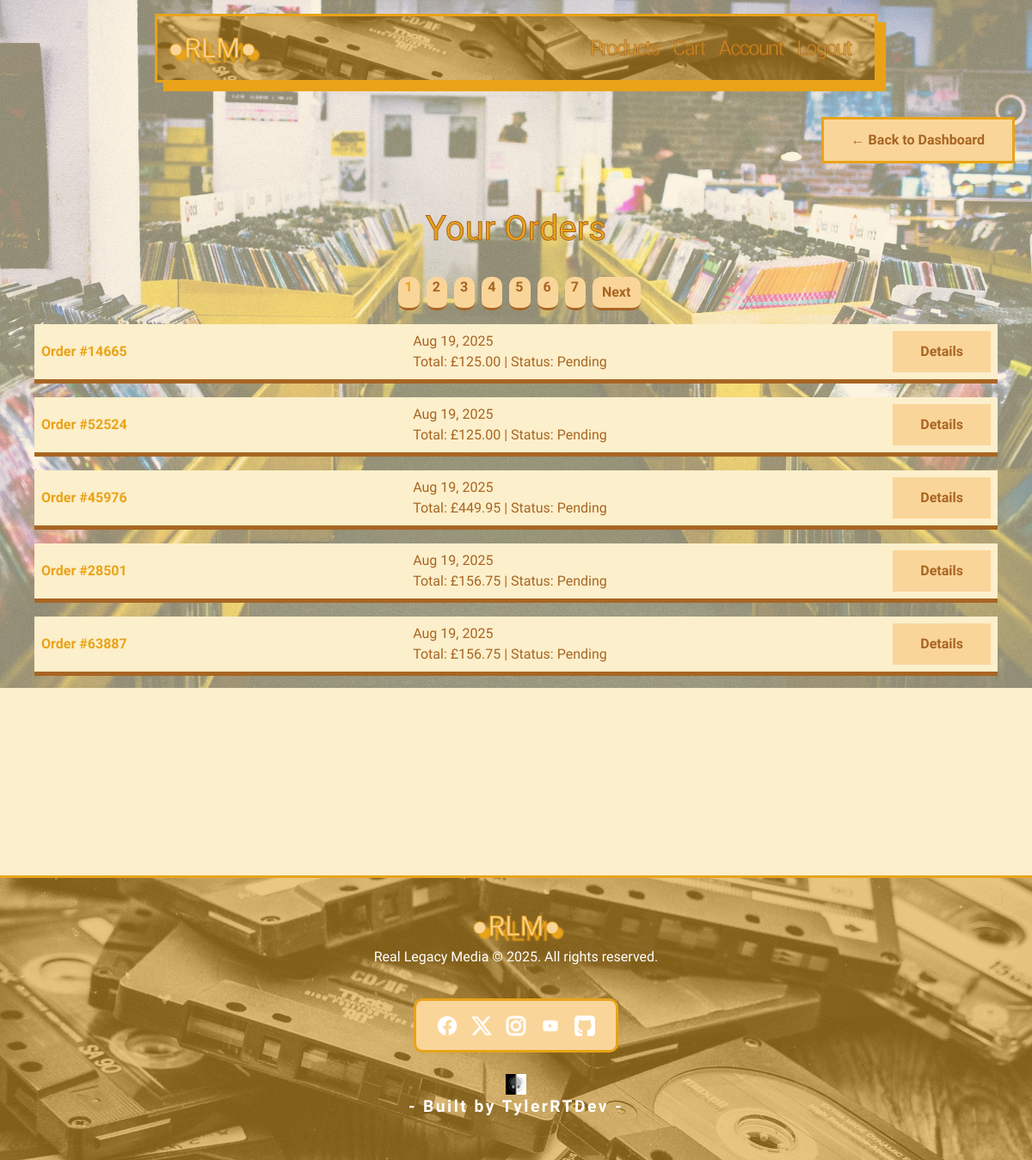
Page /accounts/orders/ (signed in) on the earlier database version.
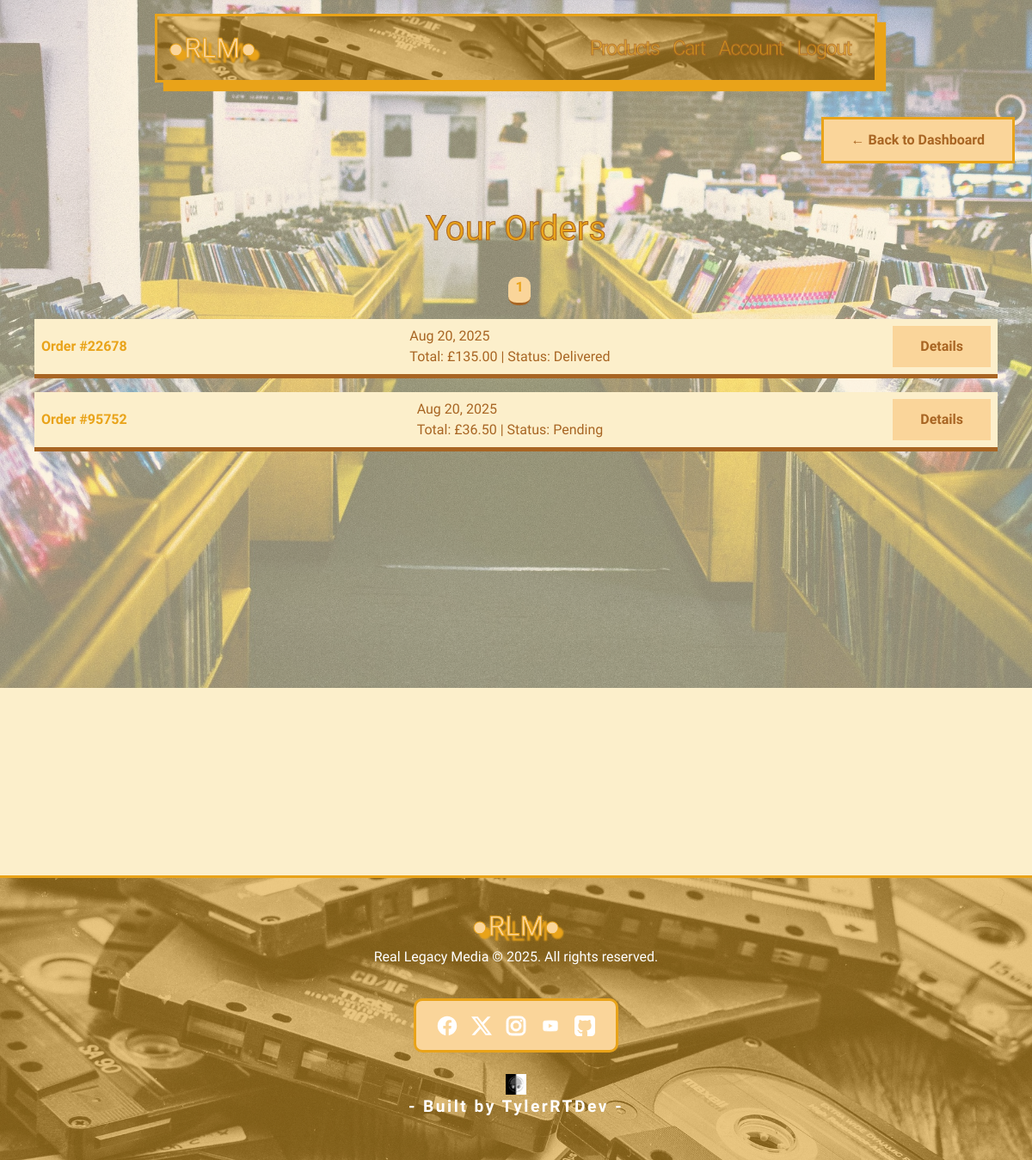
Same page on the later database version.
### checkout/models.py (models this page shows, shortened)
class CheckoutOrder(models.Model):
    STATUS_CHOICES = [
        ('pending', 'Pending'),
        ('shipped', 'Shipped'),
        ('delivered', 'Delivered'),
    ]
    user = models.ForeignKey(User, on_delete=models.CASCADE, null=True, blank=True)
    order_session = models.CharField(max_length=255, unique=True, blank=True, null=True)
    order_number = models.CharField(max_length=5, unique=True, blank=True, null=True)
    guest_email = models.EmailField(blank=True, null=True)
    city = models.CharField(max_length=50, null=True, blank=True)
    postcode = models.CharField(max_length=20, null=True, blank=True)
    total_amount = models.DecimalField(max_digits=10, decimal_places=2)
    status = models.CharField(max_length=20, choices=STATUS_CHOICES, default='pending')
    created_at = models.DateTimeField(auto_now_add=True)
    full_name = models.CharField(max_length=100, null=True, blank=True)
    shipping_address = models.TextField(null=True, blank=True)
    shipping_city = models.CharField(max_length=50, null=True, blank=True)
    shipping_postcode = models.CharField(max_length=20, null=True, blank=True)
    billing_address = models.TextField(null=True, blank=True)
    billing_city = models.CharField(max_length=20,null=True, blank=True)
    billing_postcode = models.CharField(max_length=20,null=True, blank=True)

### accounts/views.py (the view)
# urls.py: path('orders/', views.order_history_view, name='order_history'),
@login_required
def order_history_view(request):
    orders = CheckoutOrder.objects.filter(user=request.user).order_by('-created_at')
    paginator = Paginator(orders, 5)  # Show 5 orders per page
    page_number = request.GET.get('page')
    page_obj = paginator.get_page(page_number)
    return render(request, 'accounts/order_history.html', {
        'orders': orders,
        'page_obj': page_obj
    })

### templates/accounts/order_history.html (shortened to what this page needs)
{% extends 'base.html' %}
{% block content %}
    <div class="back-button d-flex justify-content-end mb-1">
        <a href="{% url 'accounts:profile' %}" class="back-btn-retro">
        <span> ←</span> Back to Dashboard
        </a>
    </div>
    <div class="order-history container py-5">
        <div class="account-orders-title">
            <h1>Your Orders</h1>
        </div>
        <div class="text-center">
            <nav aria-label="Order pagination">
                <ul class="pagination justify-content-center">
                {% for num in page_obj.paginator.page_range %}
                    <li class="page-item {% if page_obj.number == num %}active{% endif %}">
                    <a class="page-link page-num" href="?page={{ num }}">{{ num }}</a>
                    </li>
                {% endfor %}
                {% if page_obj.has_next %}
                    <li class="page-item">
                    <a class="page-link" href="?page={{ page_obj.next_page_number }}">Next</a>
                    </li>
                {% endif %}
                </ul>
            </nav>
        </div>
        {% if page_obj.object_list %}
            <ul class="list-group">
                {% for order in page_obj.object_list %}
                <li class="list-group-item p-2">
                        <div class="d-flex justify-content-end justify-content-between align-items-center">
                    <strong>Order #{{ order.order_number }}</strong>{{ order.created_at|date:"M d, Y" }}
                    <br>
                    Total: £{{ order.total_amount }} | Status: {{ order.status|capfirst }}
                        <a href="{% url 'accounts:order_detail' order.id %}" class="btn-retro">Details</a>
                    </div>
                </li>
                {% endfor %}
            </ul>
        {% else %}
            <div class="no-orders-text-container d-flex justify-content-center align-items-center flex-column">
                <img src="/static/images/icons/empty-cart.png" alt="Empty order">
                <h5 class="no-orders-text text-center">No orders yet...</h5>
            </div>
        {% endif %}
    </div>
{% endblock %}

### templates/base.html (shortened to what this page needs)
{% load static %}
<!DOCTYPE html>
<html lang="en">
<head>
    <link href="https://cdn.jsdelivr.net/npm/bootstrap@5.3.0/dist/css/bootstrap.min.css" rel="stylesheet">
    <link rel="stylesheet" href="{% static 'css/style.css' %}">
</head>
    <body>
        <nav class="navbar nav-link navbar-expand-md">
            <div class="container-fluid">
                <a class="navbar-brand mx-auto text-center" href="{% url 'core:home' %}">●RLM●</a>
                <div class="collapse navbar-collapse justify-content-end ms-2 me-2" id="navbarNav">
                    <div class="navbar-nav">
                        <a class="nav-link nav-item" href="{% url 'products:list' %}">Products</a>
                        <a class="nav-link nav-item" href="{% url 'cart:view_cart' %}">Cart</a>
                        {% if user.is_authenticated %}
                        <a class="nav-link nav-item" href="{% url 'accounts:profile' %}">Account</a>
                        <a class="nav-link nav-item" href="{% url 'accounts:logout' %}">Logout</a>
                        {% else %}
                        <a class="nav-link nav-item" href="{% url 'accounts:login' %}">Login</a>
                        <a class="nav-link nav-item" href="{% url 'accounts:register' %}">Register</a>
                        {% endif %}
                    </div>
                </div>
            </div>
        </nav>
        <main class="container py-4">
            {% block content %}{% endblock %}
        </main>
        <footer class="footer-container">
            <div class="footer-content">
                <div class="footer-logo">
                    <a class="navbar-brand mx-auto" href="{% url 'core:home' %}">●RLM●</a>
                    <p>Real Legacy Media © 2025. All rights reserved.</p>
                </div>
                <div class="footer-links mt-1 mb-2">
                    <div class="social-icons">
                        <a href="https://www.facebook.com/profile.php?id=61570549830925" target="_blank" rel="noopener"><img src="/static/images/icons/facebook.svg" alt="Facebook"></a>
                        <a href="https://x.com/TylerRTDev" target="_blank" rel="noopener"><img src="/static/images/icons/x-social.svg" alt="Twitter"></a>
                        <a href="https://www.instagram.com/tylerrtdev/" target="_blank" rel="noopener"><img src="/static/images/icons/instagram.svg" alt="Instagram"></a>
                        <a href="https://www.youtube.com" target="_blank" rel="noopener"><img src="/static/images/icons/youtube.svg" alt="YouTube"></a>
                        <a href="https://github.com/TylerRTDev" target="_blank" rel="noopener"><img src="/static/images/icons/github-svgrepo-com.svg" alt="Git-Hub"></a>
                    </div>
                </div>
                <div class="footer-text">
                    <a href="https://rtdev-profiles.netlify.app/"><img src="/static/images/logo-avatar.png"></a>
                    <p>- Built by TylerRTDev -</p>
                </div>
            </div>
        </footer>
    </body>
</html>

Differences in the rows shown:
removed CheckoutOrder: order_number "14665", created_at "Aug 19, 2025", total_amount "125.00", status "Pending"
removed CheckoutOrder: order_number "52524", created_at "Aug 19, 2025", total_amount "125.00", status "Pending"
removed CheckoutOrder: order_number "45976", created_at "Aug 19, 2025", total_amount "449.95", status "Pending"
removed CheckoutOrder: order_number "28501", created_at "Aug 19, 2025", total_amount "156.75", status "Pending"
removed CheckoutOrder: order_number "63887", created_at "Aug 19, 2025", total_amount "156.75", status "Pending"
added CheckoutOrder: order_number "22678", created_at "Aug 20, 2025", total_amount "135.00", status "Delivered"
added CheckoutOrder: order_number "95752", created_at "Aug 20, 2025", total_amount "36.50", status "Pending"
Other differences:
list line gone: "2"
list line gone: "3"
list line gone: "4"
list line gone: "5"
list line gone: "6"
list line gone: "7"
text no longer shown: "Next"
